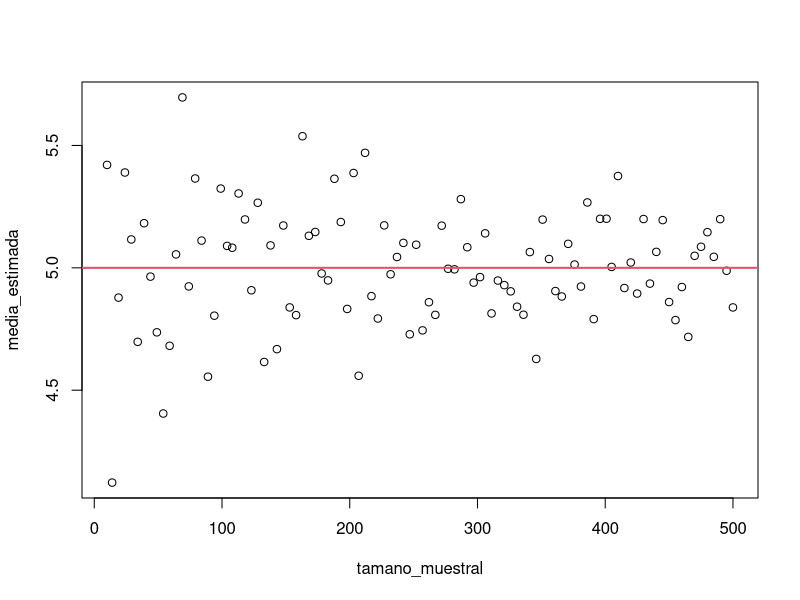
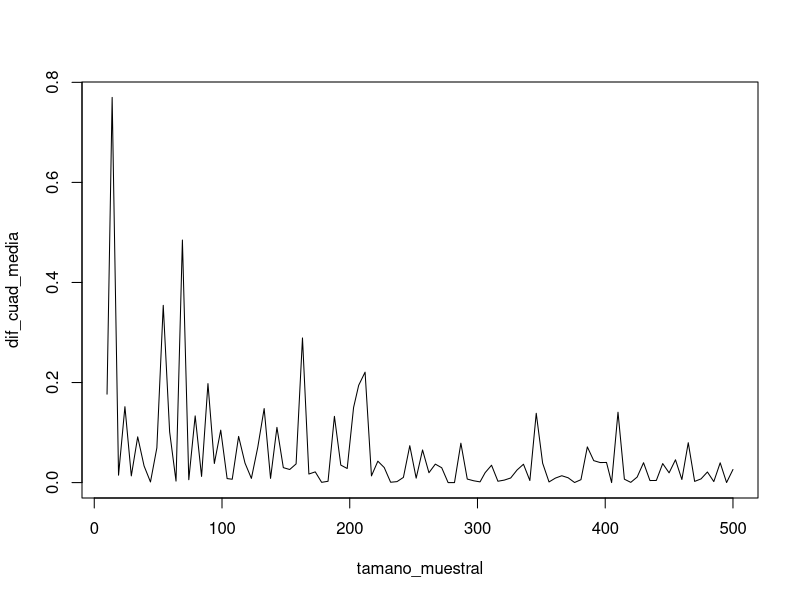
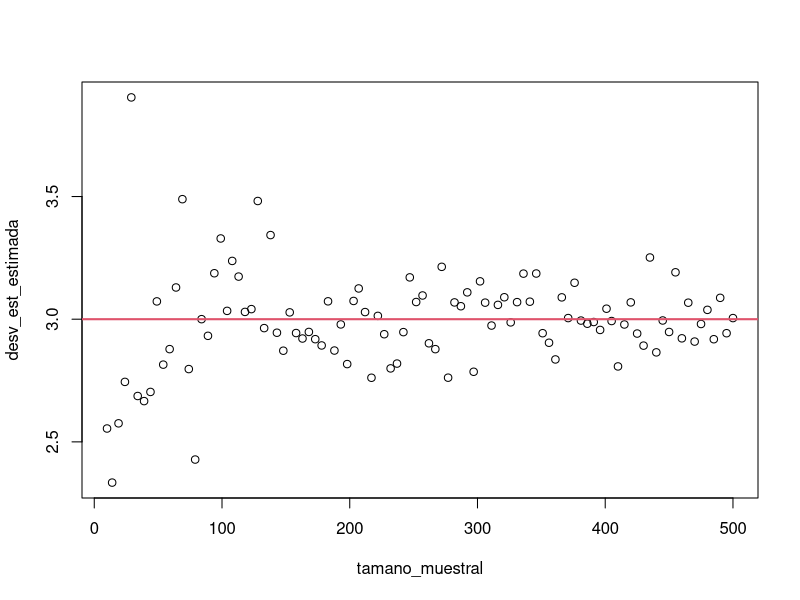
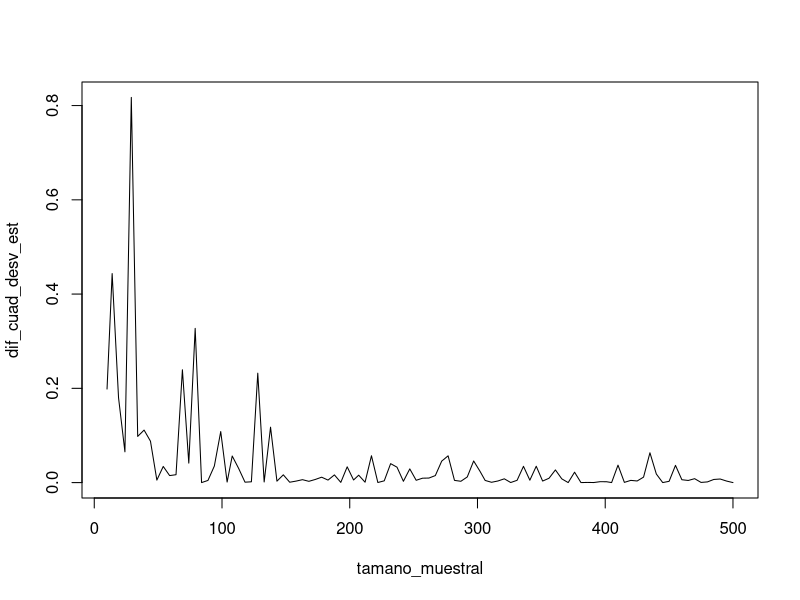
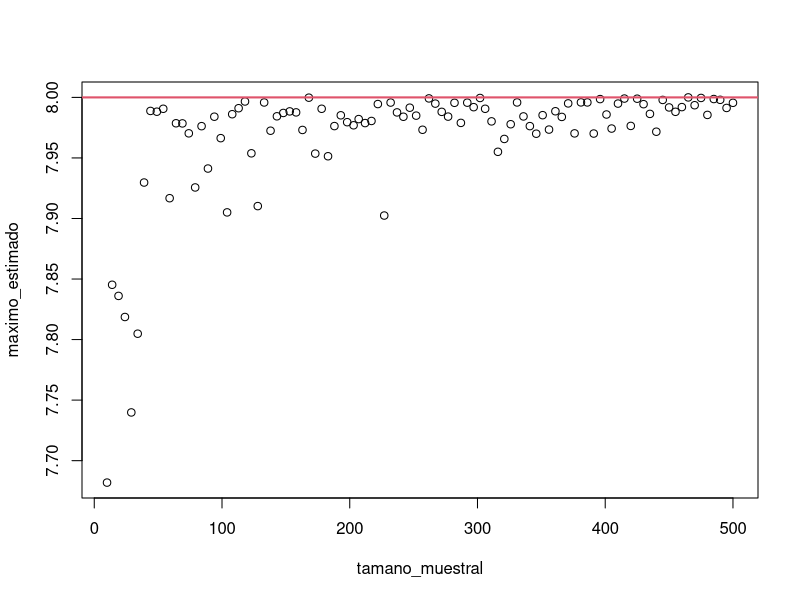
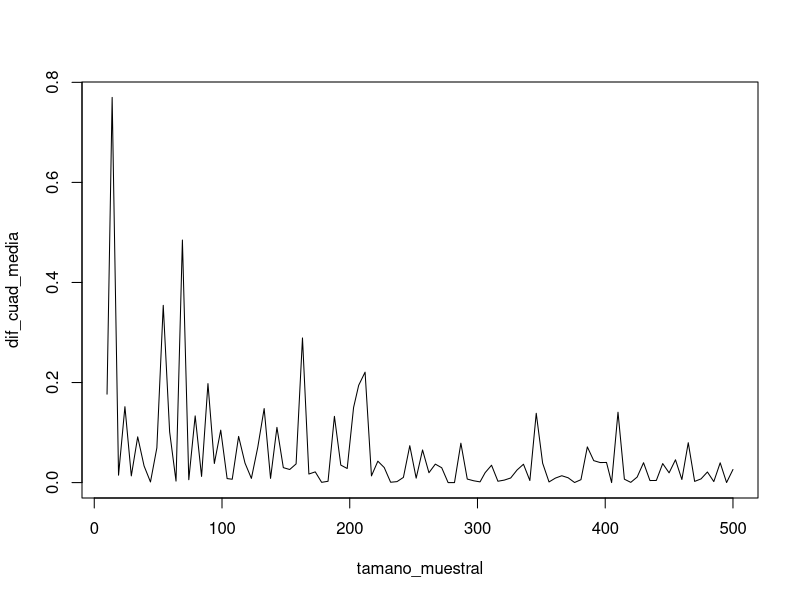
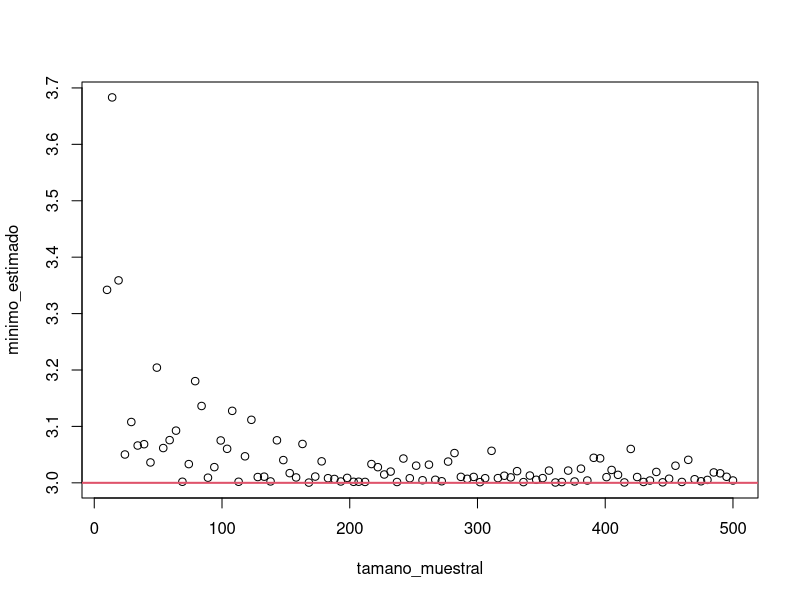
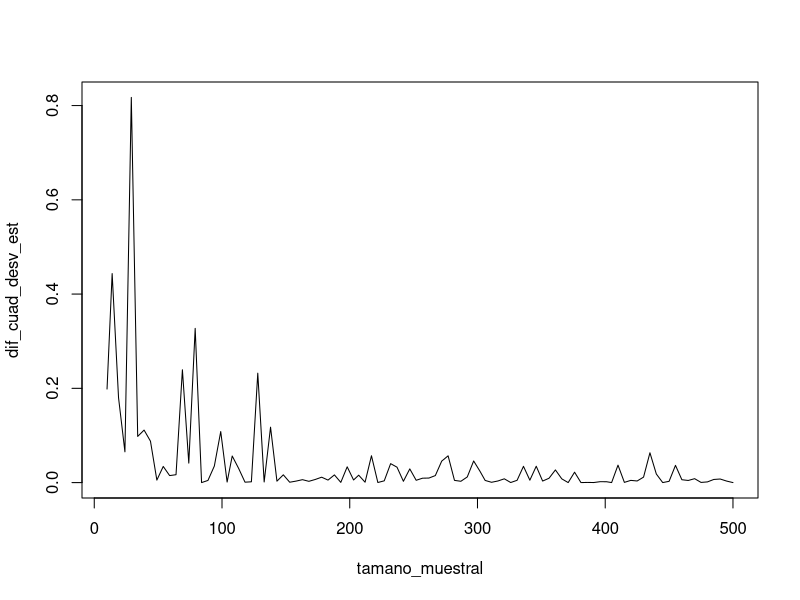

Write R code to recreate these figures, in order.

# Podemos ver que el tamaño muestral presenta rendimientos decreci --------


# Distribución normal -----------------------------------------------------

tamano_muestral_max <- 500
iteraciones <- 100
media_poblacional <- 5
desv_est_poblacional <- 3
tamano_muestral <- floor(seq(10, tamano_muestral_max, length.out = iteraciones))

desv_est_estimada <- media_estimada <- dif_cuad_media <- dif_cuad_desv_est <- vector()

for (i in seq_len(iteraciones)) {
  muestra <- rnorm(tamano_muestral[i], media_poblacional, desv_est_poblacional)
  media_estimada[i] <- mean(muestra)
  desv_est_estimada[i] <- sd(muestra)
  dif_cuad_media[i] <- (media_estimada[i] - media_poblacional)^2
  dif_cuad_desv_est[i] <- (desv_est_estimada[i] - desv_est_poblacional)^2
}


plot(media_estimada ~ tamano_muestral)
abline(h = media_poblacional, col = 2, lwd = 2)

plot(dif_cuad_media ~ tamano_muestral, type = "l")


plot(desv_est_estimada ~ tamano_muestral)
abline(h = desv_est_poblacional, col = 2, lwd = 2)

plot(dif_cuad_desv_est ~ tamano_muestral, type = "l")



# Distribución uniforme ---------------------------------------------------


tamano_muestral_max <- 500
iteraciones <- 100
maximo_poblacional <- 8
minimo_poblacional <- 3
tamano_muestral <- floor(seq(10, tamano_muestral_max, length.out = iteraciones))

maximo_estimado <- minimo_estimado <- dif_cuad_maximo <- dif_cuad_minimo <- vector()

for (i in seq_len(iteraciones)) {
  muestra <- runif(tamano_muestral[i], minimo_poblacional, maximo_poblacional)
  maximo_estimado[i] <- max(muestra)
  minimo_estimado[i] <- min(muestra)
  dif_cuad_maximo[i] <- (maximo_estimado[i] - maximo_poblacional)^2
  dif_cuad_minimo[i] <- (minimo_estimado[i] - minimo_poblacional)^2
}


plot(maximo_estimado ~ tamano_muestral)
abline(h = maximo_poblacional, col = 2, lwd = 2)

plot(dif_cuad_media ~ tamano_muestral, type = "l")


plot(minimo_estimado ~ tamano_muestral)
abline(h = minimo_poblacional, col = 2, lwd = 2)

plot(dif_cuad_desv_est ~ tamano_muestral, type = "l")


# Regresión lineal --------------------------------------------------------

tamano_muestral_max <- 500
iteraciones <- 100
beta_0 <- 1
beta_1 <- -0.3
minimo_poblacional <- 3
tamano_muestral <- floor(seq(10, tamano_muestral_max, length.out = iteraciones))

genera_x <- function(n) seq(-3, 3, length.out = n)

genera_y <- function(x, beta_0, beta_1){
  beta_1*x + beta_0 + rnorm(length(x), 0, 0.5)
}

beta_0_estimado <- beta_1_estimado <- dif_cuad_beta_0 <- dif_cuad_beta_1 <- vector()

for (i in seq_len(iteraciones)) {
  X <- genera_x(tamano_muestral[i])
  Y <- genera_y(X, beta_0, beta_1)
  betas <- coef(lm(Y ~ X))
  beta_0_estimado[i] <- betas[1]
  beta_1_estimado[i] <- betas[2]
  dif_cuad_beta_0[i] = (beta_0_estimado[i] - beta_0)^2
  dif_cuad_beta_1[i] = (beta_1_estimado[i] - beta_1)^2
}


plot(beta_0_estimado ~ tamano_muestral)
abline(h = beta_0, col = 2, lwd = 2)

plot(dif_cuad_beta_0 ~ tamano_muestral, type = "l")


plot(beta_1_estimado ~ tamano_muestral)
abline(h = beta_1, col = 2, lwd = 2)

plot(dif_cuad_beta_1 ~ tamano_muestral, type = "l")



# tidy approach -----------------------------------------------------------


# Paquetes ----------------------------------------------------------------


library("dplyr")
library("purrr")
library("ggplot2")
library("magrittr")

colores_platzi <- c("#78D92A", "#002E4E", "#058ECD", "#ED2B05", "#F4F7F4")


# Distribución normal -----------------------------------------------------



tamano_muestral_max <- 500
iteraciones <- 100
media_poblacional <- 5
desv_est_poblacional <- 3


tibble(
  media = media_poblacional,
  desv_est = desv_est_poblacional,
  tamano_muestral = floor(seq(10, tamano_muestral_max, length.out = iteraciones)),
  muestras = map(tamano_muestral, rnorm, media, desv_est),
  media_estimada = map_dbl(muestras, mean),
  desv_est_estimada = map_dbl(muestras, sd),
  dif_cuad_medias = (media - media_estimada)^2,
  dif_cuad_sd = (desv_est_estimada - desv_est)^2
) -> simulaciones

qplot(tamano_muestral, media_estimada, data = simulaciones) +
  geom_hline(yintercept = simulaciones$media, colour = colores_platzi[4]) +
  theme_minimal()

qplot(tamano_muestral, dif_cuad_medias, data = simulaciones) +
  geom_smooth(size = 1, se = FALSE, colour = colores_platzi[4]) +
  theme_minimal()


qplot(tamano_muestral, desv_est_estimada, data = simulaciones) +
  geom_hline(yintercept = simulaciones$desv_est, colour = colores_platzi[4]) +
  theme_minimal()

qplot(tamano_muestral, dif_cuad_sd, data = simulaciones) +
  geom_smooth(size = 1, se = FALSE, colour = colores_platzi[4]) +
  theme_minimal()


# Distribución uniforme ---------------------------------------------------


tamano_muestral_max <- 500
iteraciones <- 100

tibble(
  tamano_muestral = floor(seq(10, tamano_muestral_max, length.out = iteraciones)),
  maximo_poblacional = 8,
  minimo_poblacional = 3,
  muestras = map(tamano_muestral, runif, minimo_poblacional, maximo_poblacional),
  maximo_estimado = map_dbl(muestras, max),
  minimo_estimado = map_dbl(muestras, min),
  dif_cuad_maximo = (maximo_poblacional - maximo_estimado)^2,
  dif_cuad_minimo = (minimo_poblacional - minimo_estimado)^2
) -> simulaciones

qplot(tamano_muestral, maximo_estimado, data = simulaciones) +
  geom_hline(yintercept = simulaciones$maximo_poblacional, colour = colores_platzi[4]) +
  theme_minimal()

qplot(tamano_muestral, dif_cuad_maximo, data = simulaciones) +
  geom_smooth(size = 1, se = FALSE, colour = colores_platzi[4]) +
  theme_minimal()

qplot(tamano_muestral, minimo_estimado, data = simulaciones) +
  geom_hline(yintercept = simulaciones$minimo_poblacional, colour = colores_platzi[4]) +
  theme_minimal()

qplot(tamano_muestral, dif_cuad_minimo, data = simulaciones) +
  geom_smooth(size = 1, se = FALSE, colour = colores_platzi[4]) +
  theme_minimal()



# Regresión lineal simple -------------------------------------------------


tamano_muestral_max <- 500
iteraciones <- 100
beta_0 <- 1
beta_1 <- -0.3
minimo_poblacional <- 3

genera_x <- function(n) seq(-3, 3, length.out = n)

genera_y <- function(x, beta_0, beta_1){
  beta_1*x + beta_0 + rnorm(length(x), 0, 0.5)
}

estima_betas <- function(x, y){
  coef(lm(y ~ x))
}

tibble(
  tamano_muestral = floor(seq(10, tamano_muestral_max, length.out = iteraciones)),
  datos_x = map(tamano_muestral, genera_x),
  datos_y = map(datos_x, genera_y, beta_0, beta_1),
  betas = map2(datos_x, datos_y, estima_betas),
  beta_0_estimado = map_dbl(betas, extract, 1),
  beta_1_estimado = map_dbl(betas, extract, 2),
  dif_cuad_beta_0 = (beta_0_estimado - beta_0)^2,
  dif_cuad_beta_1 = (beta_1_estimado - beta_1)^2
  # plot = map2(datos_x, datos_y, plot)
) -> simulaciones

qplot(tamano_muestral, beta_0_estimado, data = simulaciones) +
  geom_hline(yintercept = beta_0, colour = colores_platzi[4]) +
  theme_minimal()

qplot(tamano_muestral, dif_cuad_beta_0, data = simulaciones) +
  geom_smooth(size = 1, se = FALSE, colour = colores_platzi[4]) +
  theme_minimal()


qplot(tamano_muestral, beta_1_estimado, data = simulaciones) +
  geom_hline(yintercept = beta_1, colour = colores_platzi[4]) +
  theme_minimal()

qplot(tamano_muestral, dif_cuad_beta_1, data = simulaciones) +
  geom_smooth(size = 1, se = FALSE, colour = colores_platzi[4]) +
  theme_minimal()


